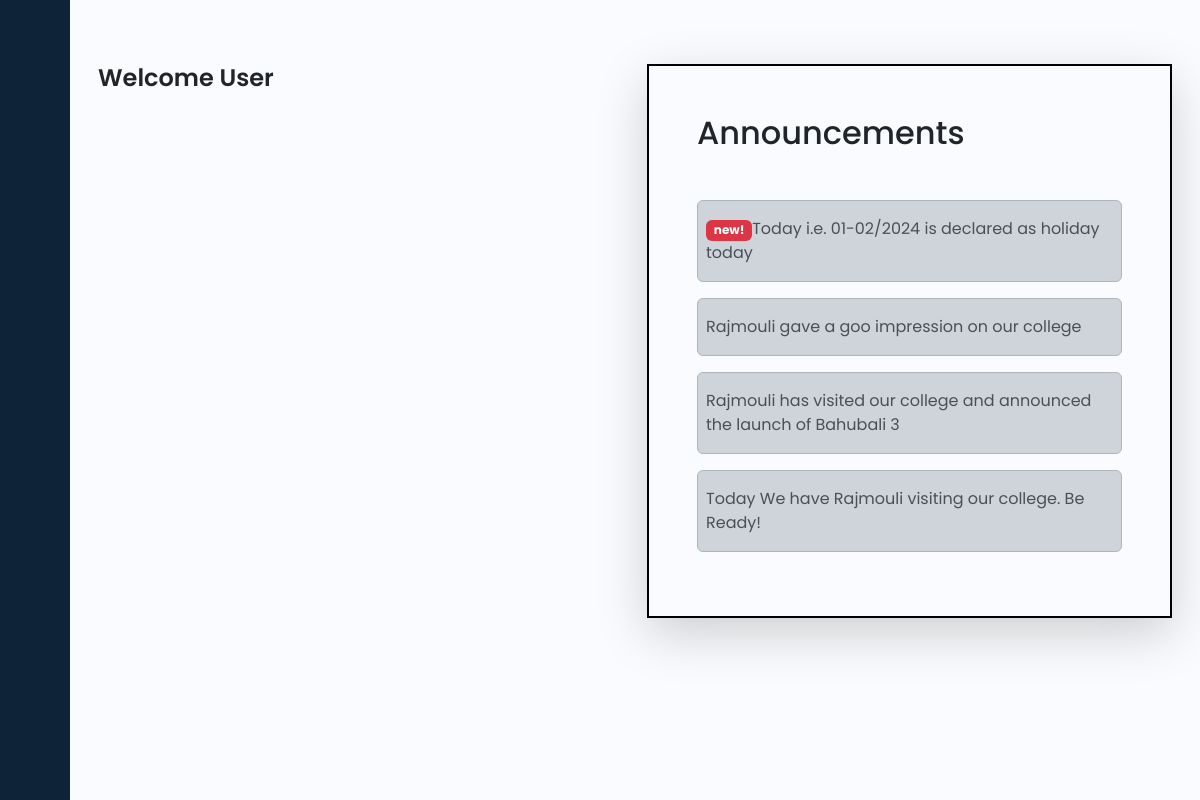
Page /student/home/ on the earlier database version.
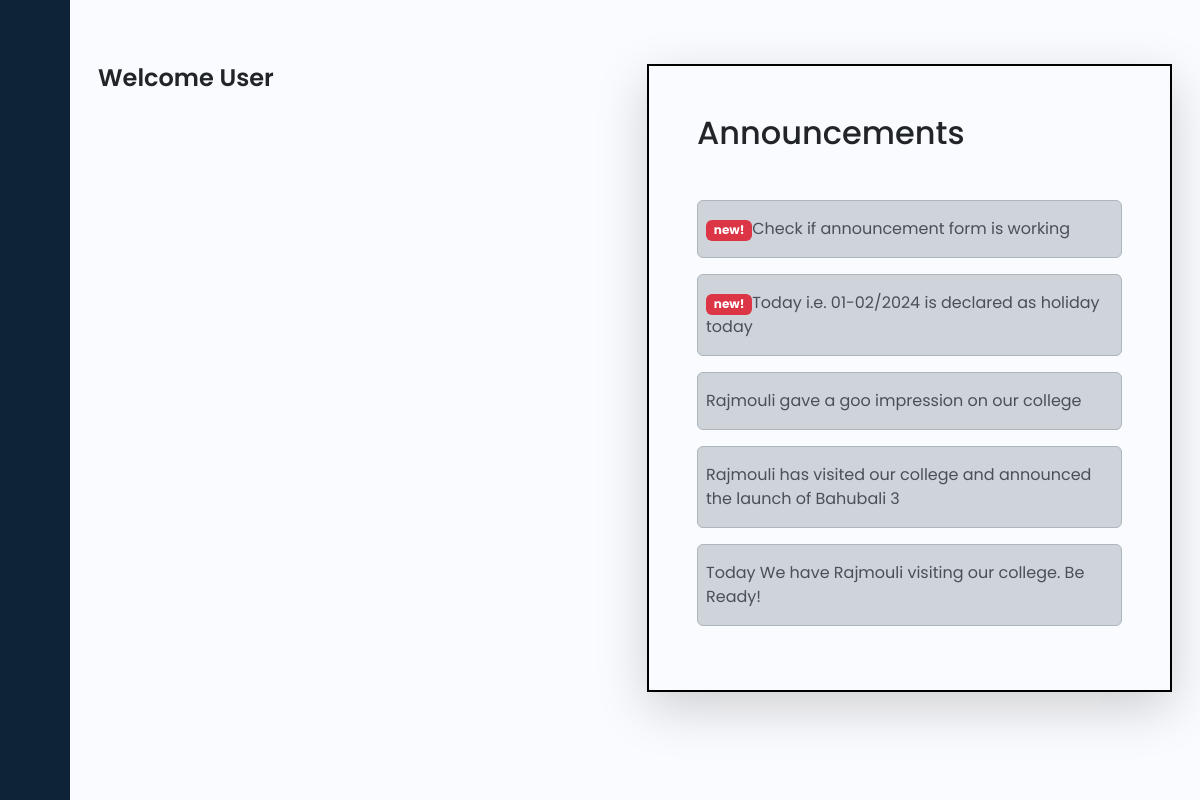
Same page on the later database version.
### home/models.py (models this page shows, shortened)
class Announcement(models.Model):
    title = models.CharField(max_length=100)
    new = models.BooleanField(default=True)
    body = models.TextField()
    date = models.DateTimeField()
    def __str__(self):
        return self.title

### student/views.py (the view)
def studentHome(request):
    context = {
        'announcements': Announcement.objects.all().order_by('-date'),
    }
    print(context)
    return render(request, 'studentHome.html', context)

### student/templates/studentHome.html (shortened to what this page needs)
{% extends "index.html" %}
{% block content %}
<div class="container">
<div class="row">
  <div class="col-6 my-5">
    <h1>Welcome User</h1>
  </div>
  <div class="d-flex flex-column align-items-end col-6">
    <div style="border: 2px black solid" class=" rounded-lg w3-animate-right shadow-lg pb-5 mt-5 mr-5" >
    <h2 class="my-5 mx-5">Announcements</h2>
    {% for announcement in announcements %}
        {% if announcement.new %}
        <div class="alert alert-dark px-2 mx-5"><span class="badge bg-danger w3-animate-zoom">new!</span>{{announcement.body}}</div>
        {% else %}
        <div class="alert alert-dark px-2 mx-5">{{announcement.body}}</div>
        {% endif %}
  {% endfor %}
    </div>
</div>
</div>
</div>
{% endblock content %}

Differences in the rows shown:
added Announcement: body "Check if announcement form is working"
